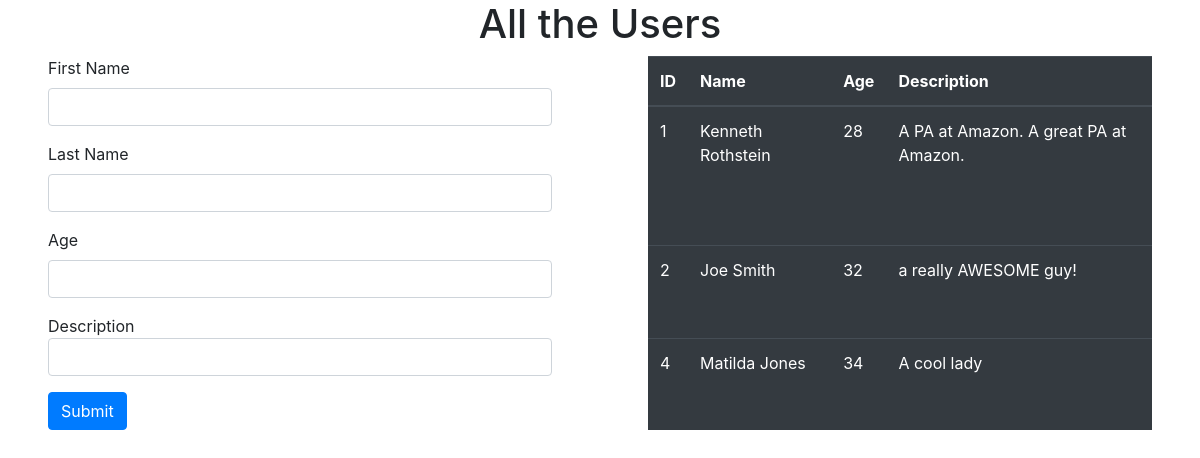
Before: / with the older database file.
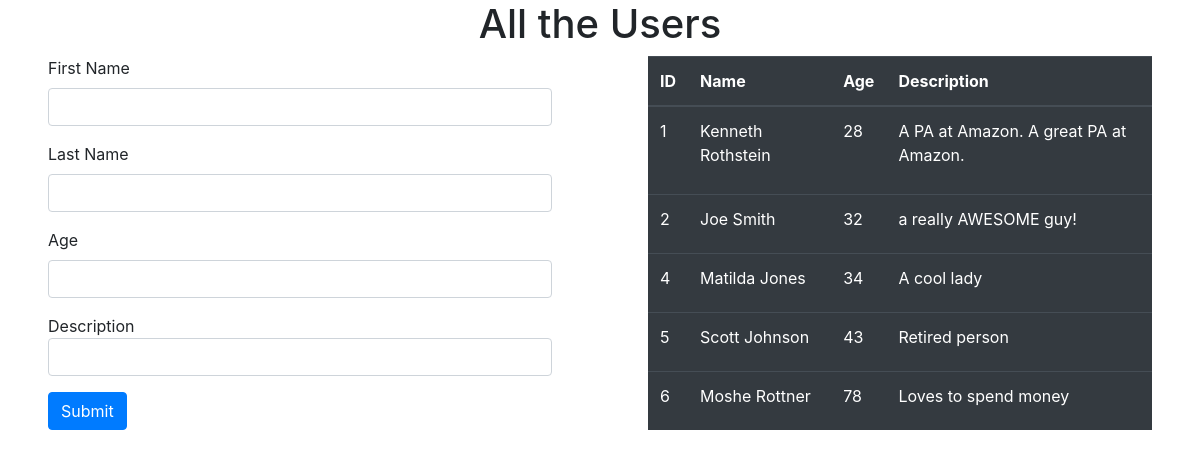
After: the same page with the newer database file.
### orm_app/models.py (models this page shows, shortened)
class User(models.Model):
    first_name = models.CharField(max_length=25)
    last_name = models.CharField(max_length=25)
    age = models.IntegerField()
    description = models.TextField()
    created_at = models.DateTimeField(auto_now_add=True)
    updated_at = models.DateTimeField(auto_now=True)

### orm_app/views.py (the view)
# urls.py: path('', views.index),
def index(request):
    context = {
        "users": User.objects.all()
    }
    return render(request, "index.html", context)

### orm_app/templates/index.html (shortened to what this page needs)
<!DOCTYPE html>
<html lang="en">
<head>
    <link href="https://stackpath.bootstrapcdn.com/bootstrap/4.5.0/css/bootstrap.min.css" rel="stylesheet">
    {% load static %}
    <link rel="stylesheet" href="{% static 'style.css' %}">
</head>
<body>
    <h1>All the Users</h1>
    <div id="home">
        <form action="/create" method="post">
        <div class="form-group">
            <label for="first_name">First Name</label>
            <input type="text" id="first_name" name="first_name" class="form-control">
        </div>
        <div class="form-group">
            <label for="last_name">Last Name</label>
            <input type="text" id="last_name"  name="last_name" class="form-control">
        </div>
        <div class="form-group">
            <label for="age">Age</label>
            <input type="number" id="age" name="age" class="form-control">
        </div>
        <div class="form-group">
            <labelf for="description">Description</labelf>
            <input type="text" id="description" name="description" class="form-control">
        </div>
        <button class="btn btn-primary">Submit</button>
        </form>
        <table class="table table-dark">
            <thead>
                <tr>
                    <th>ID</th>
                    <th>Name</th>
                    <th>Age</th>
                    <th>Description</th>
                </tr>
            </thead>
            <tbody>
            {% for user in users%}
                    <tr>
                        <td>{{user.id}}</td>
                        <td>{{user.first_name}} {{user.last_name}}</td>
                        <td>{{user.age}}</td>
                        <td>{{user.description}}</td>
                    </tr>
            {% endfor %}
            </tbody>
        </table>
    </div>
</body>
</html>

### orm_app/static/style.css (style rules this page uses)
#home { display: flex; justify-content: space-between; }
#home > * { width: 50%; margin: 0 3em; }
body > h1 { text-align: center; }

Changed rows visible on the page:
added User: id "5", first_name "Scott", last_name "Johnson", age "43", description "Retired person"
added User: id "6", first_name "Moshe", last_name "Rottner", age "78", description "Loves to spend money"
